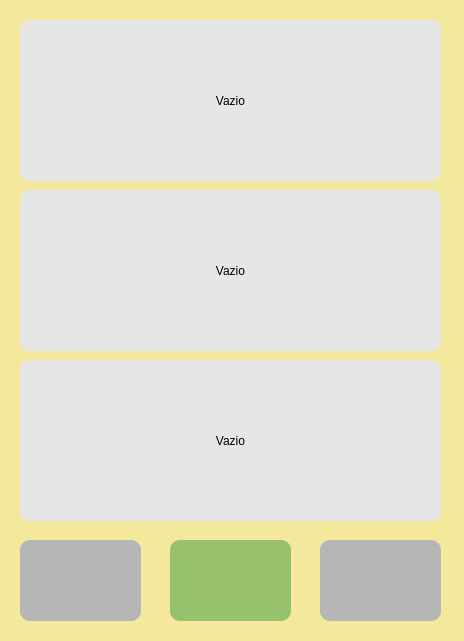
<?xml version="1.0" encoding="UTF-8"?>
<ui version="4.0">
 <class>deleteWindow</class>
 <widget class="QMainWindow" name="deleteWindow">
  <property name="geometry">
   <rect>
    <x>0</x>
    <y>0</y>
    <width>464</width>
    <height>641</height>
   </rect>
  </property>
  <property name="minimumSize">
   <size>
    <width>464</width>
    <height>641</height>
   </size>
  </property>
  <property name="maximumSize">
   <size>
    <width>464</width>
    <height>641</height>
   </size>
  </property>
  <property name="windowTitle">
   <string>Excluir Lembrete</string>
  </property>
  <property name="styleSheet">
   <string notr="true">background-color: rgb(244, 232, 157);</string>
  </property>
  <widget class="QWidget" name="centralwidget">
   <widget class="QPushButton" name="leftButton">
    <property name="geometry">
     <rect>
      <x>20</x>
      <y>540</y>
      <width>121</width>
      <height>81</height>
     </rect>
    </property>
    <property name="cursor">
     <cursorShape>PointingHandCursor</cursorShape>
    </property>
    <property name="styleSheet">
     <string notr="true">QPushButton{
	border-radius:10px;
	
	background-color: rgb(182, 182, 182);
}
</string>
    </property>
    <property name="text">
     <string/>
    </property>
    <property name="icon">
     <iconset>
      <normaloff>Voltar.png</normaloff>Voltar.png</iconset>
    </property>
    <property name="iconSize">
     <size>
      <width>70</width>
      <height>70</height>
     </size>
    </property>
   </widget>
   <widget class="QPushButton" name="okButton">
    <property name="geometry">
     <rect>
      <x>170</x>
      <y>540</y>
      <width>121</width>
      <height>81</height>
     </rect>
    </property>
    <property name="cursor">
     <cursorShape>PointingHandCursor</cursorShape>
    </property>
    <property name="styleSheet">
     <string notr="true">QPushButton{
	border-radius:10px;
	background-color: rgb(150, 193, 109);
}

QPushButton:hover{
	background-color: rgb(169, 225, 109);
}</string>
    </property>
    <property name="text">
     <string/>
    </property>
    <property name="icon">
     <iconset>
      <normaloff>okay.png</normaloff>okay.png</iconset>
    </property>
    <property name="iconSize">
     <size>
      <width>30</width>
      <height>30</height>
     </size>
    </property>
   </widget>
   <widget class="QPushButton" name="rightButton">
    <property name="geometry">
     <rect>
      <x>320</x>
      <y>540</y>
      <width>121</width>
      <height>81</height>
     </rect>
    </property>
    <property name="cursor">
     <cursorShape>PointingHandCursor</cursorShape>
    </property>
    <property name="styleSheet">
     <string notr="true">QPushButton{
	border-radius:10px;
	
	background-color: rgb(182, 182, 182);
}
</string>
    </property>
    <property name="text">
     <string/>
    </property>
    <property name="icon">
     <iconset>
      <normaloff>../Downloads/proximapag.png</normaloff>../Downloads/proximapag.png</iconset>
    </property>
    <property name="iconSize">
     <size>
      <width>80</width>
      <height>80</height>
     </size>
    </property>
   </widget>
   <widget class="QPushButton" name="noteButton1">
    <property name="geometry">
     <rect>
      <x>20</x>
      <y>20</y>
      <width>421</width>
      <height>161</height>
     </rect>
    </property>
    <property name="styleSheet">
     <string notr="true">QPushButton{
	border-radius:10px;
	background-color: rgb(230, 230, 230);
}

QPushButton:hover{
	background-color: rgb(252, 188, 184);
}</string>
    </property>
    <property name="text">
     <string>Vazio</string>
    </property>
   </widget>
   <widget class="QPushButton" name="noteButton2">
    <property name="geometry">
     <rect>
      <x>20</x>
      <y>190</y>
      <width>421</width>
      <height>161</height>
     </rect>
    </property>
    <property name="styleSheet">
     <string notr="true">QPushButton{
	border-radius:10px;
	background-color: rgb(230, 230, 230);
}

QPushButton:hover{
	background-color: rgb(252, 188, 184);
}</string>
    </property>
    <property name="text">
     <string>Vazio</string>
    </property>
   </widget>
   <widget class="QPushButton" name="noteButton3">
    <property name="geometry">
     <rect>
      <x>20</x>
      <y>360</y>
      <width>421</width>
      <height>161</height>
     </rect>
    </property>
    <property name="styleSheet">
     <string notr="true">QPushButton{
	border-radius:10px;
	background-color: rgb(230, 230, 230);
}

QPushButton:hover{
	background-color: rgb(252, 188, 184);
}</string>
    </property>
    <property name="text">
     <string>Vazio</string>
    </property>
   </widget>
  </widget>
 </widget>
 <resources/>
 <connections>
  <connection>
   <sender>okButton</sender>
   <signal>clicked()</signal>
   <receiver>deleteWindow</receiver>
   <slot>close()</slot>
   <hints>
    <hint type="sourcelabel">
     <x>230</x>
     <y>580</y>
    </hint>
    <hint type="destinationlabel">
     <x>231</x>
     <y>320</y>
    </hint>
   </hints>
  </connection>
 </connections>
</ui>
